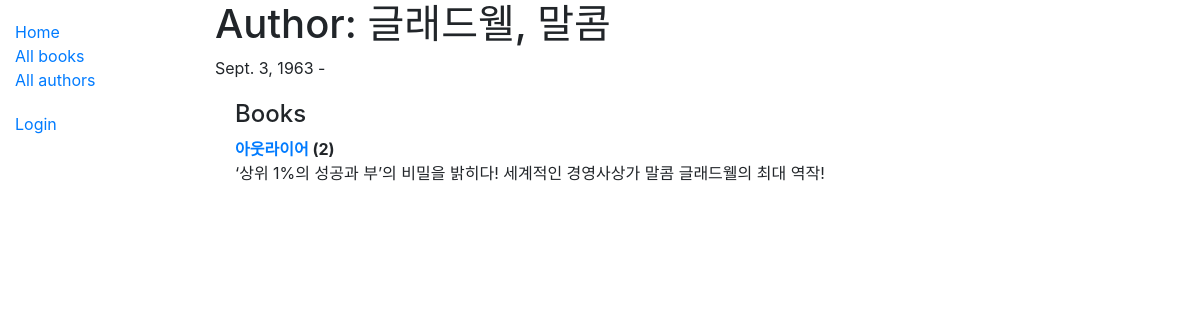
/catalog/author/1, run on an earlier commit of the app's database.
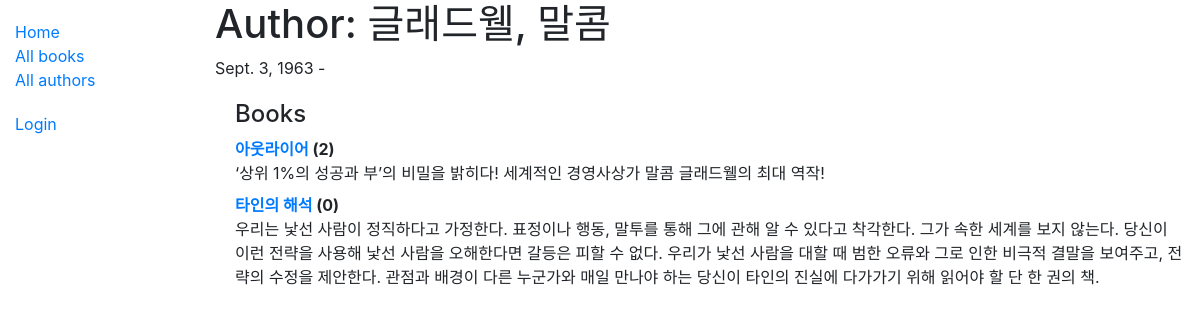
And on a later commit of the database.
### catalog/models.py (models this page shows, shortened)
class Book(models.Model):
    title = models.CharField(max_length=200)
    author = models.ForeignKey("Author", on_delete=models.SET_NULL, null=True)
    summary = models.TextField(
        max_length=300, help_text="Enter a brief description of the book"
    )
    isbn = models.CharField(
        "ISBN",
        max_length=13,
        help_text="13 Character <a href='https://www.isbn-international.org/content/what-isbn'>ISBN number</a>",
    )
    genre = models.ManyToManyField(Genre, help_text="Select a genre for this book")
    language = models.ForeignKey("language", on_delete=models.SET_NULL, null=True)
    def __str__(self):
        return self.title
    def display_genre(self):
        """Create A string for the Genre. This is required to display genre in Admin"""
        return ", ".join(genre.name for genre in self.genre.all()[:3])
    display_genre.short_description = "Genre"

### catalog/views.py (the view)
# urls.py: path("author/<int:pk>", views.AuthorDetailView.as_view(), name="author-detail"),
class AuthorDetailView(generic.DetailView):
    model = Author

### catalog/models.py (called while the page is built)
    def __str__(self):
        return f"{self.last_name}, {self.first_name}"

### catalog/templates/catalog/author_detail.html
{% extends "base_generic.html" %}
{% block content %}
<h1>Author: {{ author }} </h1>
<p>{{author.date_of_birth}} - {% if author.date_of_death %}{{author.date_of_death}}{% endif %}</p>
<div style="margin-left:20px;margin-top:20px">
<h4>Books</h4>
<dl>
{% for book in author.book_set.all %}
  <dt><a href="{% url 'book-detail' book.pk %}">{{book}}</a> ({{book.bookinstance_set.all.count}})</dt>
  <dd>{{book.summary}}</dd>
{% endfor %}
</dl>
</div>
{% endblock %}

What changed in the data, as far as the page shows it:
added Book: title "타인의 해석", bookinstance_set.all.count "0", summary "우리는 낯선 사람이 정직하다고 가정한다. 표정이나 행동, 말투를 통해 그에 관해 알 수 있다고 착각한다. 그가 속한 세계를 보지 않는다. 당신이 이런 전략을 사용해 낯선 사람을 오해한다면 갈등은 피할 수 없다. 우리가 낯선 사람을 대할 때 범한 오류와 그로 인한 비극적 결말을 보여주고, 전략의 수정을 제안한다. 관점과 배경이 다른 누군가와 매일 만나야 하는 당신이 타인의 진실에 다가가기 위해 읽어야 할 단 한 권의 책."
